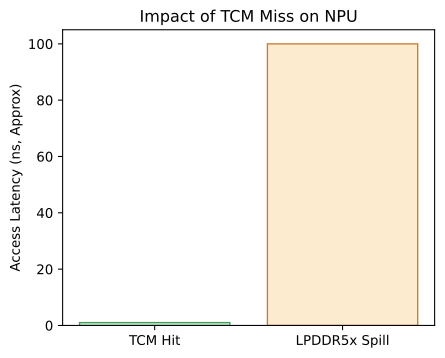

Source code (Python):
import os
import matplotlib.pyplot as plt
fig, ax = plt.subplots(figsize=(5,4))
ax.bar(['TCM Hit', 'LPDDR5x Spill'], [1, 100], color=['#d4edda', '#fdebd0'], edgecolor=['#3d9e5a', '#c87b2a'])
ax.set_ylabel('Access Latency (ns, Approx)')
ax.set_title('Impact of TCM Miss on NPU')
plt.savefig(os.environ['VISUAL_OUT_PATH'], format='svg', bbox_inches='tight')
